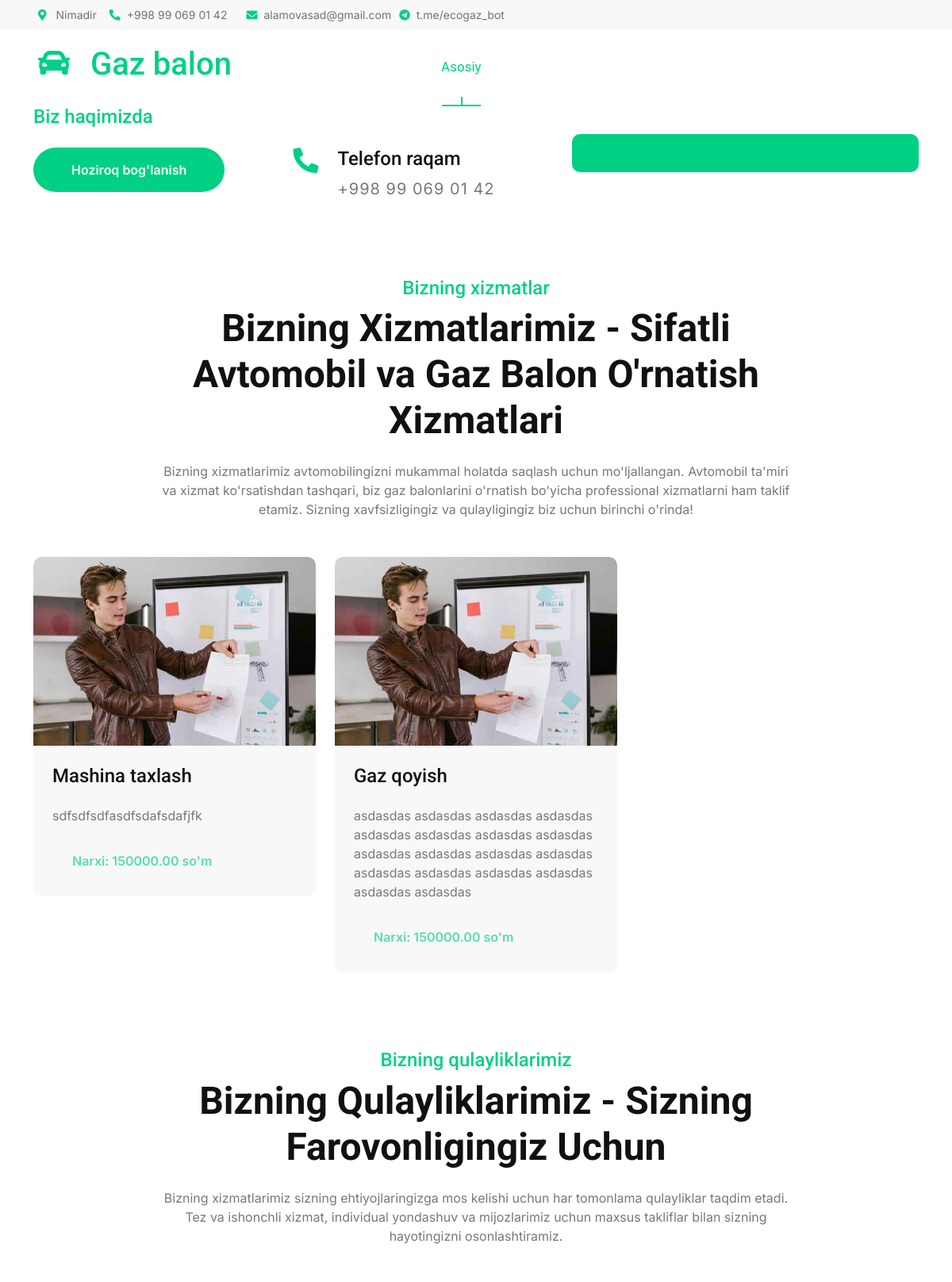
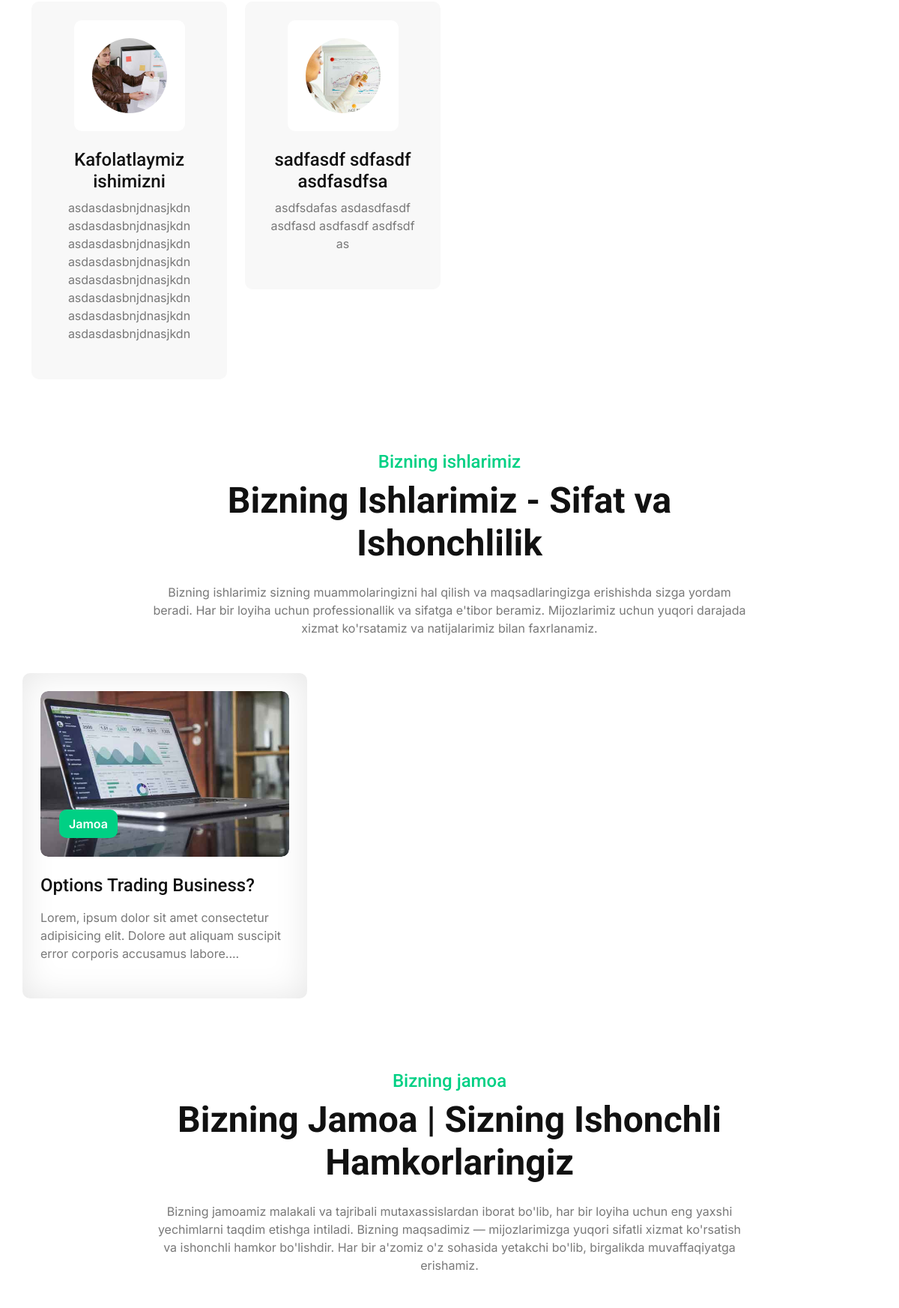
The page / (upper part) on the database its author committed (2 pictures, top to bottom).
### social_network/models.py (models this page shows, shortened)
class SiteModel(BaseModel):
    site_name = models.CharField(max_length=200, null=True, blank=True, verbose_name="Sayt nomi")
    location = models.CharField(max_length=200, null=True, blank=True, verbose_name="Servis manzili")
    email = models.EmailField(null=True, blank=True, verbose_name="Elektron pochta manzili")
    telegram_bot = models.CharField(max_length=200, null=True, blank=True, verbose_name="Telegram bot manzili")
    phone = models.CharField(max_length=200, null=True, blank=True, verbose_name="Telefon raqami")
    facebook = models.CharField(max_length=200, null=True, blank=True, verbose_name="Facebook manzili")
    instagram = models.CharField(max_length=200, null=True, blank=True, verbose_name="Instagram manzili")
    youtube = models.CharField(max_length=200, null=True, blank=True, verbose_name="Youtube manzili")
    class Meta:
        verbose_name_plural = "Sayt ma'lumotlari"
        verbose_name = "Sayt ma'lumotlari"

### services/models.py (models this page shows, shortened)
class ServiceModel(BaseModel):
    title = models.CharField(max_length=255, unique=True, verbose_name="Xizmat nomi")
    description = models.TextField(verbose_name="Xizmat haqida ma'lumot")
    image = models.ImageField(upload_to='services', verbose_name="Xizmat rasmi", validators=[validate_image])
    price = models.DecimalField(max_digits=10, decimal_places=2, verbose_name="Xizmat narxi")
    is_active = models.BooleanField(default=True, verbose_name="Faol xizmat")
    class Meta:
        verbose_name_plural = "Xizmatlarimiz"
        verbose_name = "Xizmat"

class FeatureModel(BaseModel):
    title = models.CharField(max_length=255, unique=True, verbose_name="Qulaylik nomi")
    description = models.TextField(verbose_name="Qulaylik haqida ma'lumot")
    image = models.ImageField(upload_to='features', verbose_name="Qulaylik rasmi")
    is_active = models.BooleanField(default=True, verbose_name="Faol xususiyat")
    class Meta:
        verbose_name_plural = "Qulayliklarimiz"
        verbose_name = "Qulaylik"

### home/views.py (the view)
# urls.py: path('', HomeView.as_view(), name='home'),
class HomeView(BaseView):
    def get(self, request):
        context = self.get_context_data()
        about = AboutUsModel.objects.all()
        service = ServiceModel.objects.filter(is_active=True)
        featured_service = FeatureModel.objects.filter(is_active=True)
        works = WorkModel.objects.filter(is_active=True)
        team = TeamModel.objects.all()
        review = ReviewModel.objects.all()
        context['services'] = service
        context['about'] = about
        context['featured_service'] = featured_service
        context['works'] = works
        context['teams'] = team
        context['reviews'] = review
        return render(request, 'index.html', context)

### templates/index.html (shortened to what this page needs)
{% extends "layouts/base/base.html" %}
{% load static %}
{% block content %}
    <div class="container-fluid about py-5">
        <div class="container py-5">
            <div class="row g-5 align-items-center">
                <div class="col-xl-7 wow fadeInLeft" data-wow-delay="0.2s">
                    <div>
                        <h4 class="text-primary">Biz haqimizda</h4>
                        <div class="row g-4">
                            <div class="col-sm-6">
                                <a href="tel://{{ site_information.0.phone }}"
                                   class="btn btn-primary rounded-pill py-3 px-5 flex-shrink-0">Hoziroq bog'lanish</a>
                            </div>
                            <div class="col-sm-6">
                                <div class="d-flex">
                                    <i class="fas fa-phone-alt fa-2x text-primary me-4"></i>
                                    <div>
                                        <h4>Telefon raqam</h4>
                                        <p class="mb-0 fs-5"
                                           style="letter-spacing: 1px;">{{ site_information.0.phone }}</p>
                                    </div>
                                </div>
                            </div>
                        </div>
                    </div>
                </div>
                <div class="col-xl-5 wow fadeInRight" data-wow-delay="0.2s">
                    <div class="bg-primary rounded position-relative overflow-hidden">
                        <div class="rounded-bottom">
                        </div>
                    </div>
                </div>
            </div>
        </div>
    </div>
    <div class="container-fluid service pb-5">
        <div class="container pb-5">
            <div class="text-center mx-auto pb-5 wow fadeInUp" data-wow-delay="0.2s" style="max-width: 800px;">
                <h4 class="text-primary">Bizning xizmatlar</h4>
                <h1 class="display-5 mb-4">Bizning Xizmatlarimiz - Sifatli Avtomobil va Gaz Balon O'rnatish
                    Xizmatlari</h1>
                <p class="mb-0">Bizning xizmatlarimiz avtomobilingizni mukammal holatda saqlash uchun mo'ljallangan.
                    Avtomobil ta'miri va xizmat ko'rsatishdan tashqari, biz gaz balonlarini o'rnatish bo'yicha
                    professional xizmatlarni ham taklif etamiz. Sizning xavfsizligingiz va qulayligingiz biz uchun
                    birinchi o'rinda!
                </p>
            </div>
            <div class="row g-4">
                {% for service in services %}
                    <div class="col-md-6 col-lg-4 wow fadeInUp" data-wow-delay="0.2s">
                        <div class="service-item">
                            <div class="service-img">
                                <img src="{{ service.image.url }}" class="img-fluid rounded-top w-100"
                                     alt="Image">
                            </div>
                            <div class="rounded-bottom p-4">
                                <a href="{% url 'contact' %}" class="h4 d-inline-block mb-4">{{ service.title }}</a>
                                <p class="mb-4">
                                    {{ service.description }}
                                </p>
                                <button class="btn rounded-pill py-2 px-4 text-primary"
                                        disabled>Narxi: {{ service.price }} so'm
                                </button>
                            </div>
                        </div>
                    </div>
                {% endfor %}
            </div>
        </div>
    </div>
    <div class="container-fluid feature pb-5">
        <div class="container pb-5">
            <div class="text-center mx-auto pb-5 wow fadeInUp" data-wow-delay="0.2s" style="max-width: 800px;">
                <h4 class="text-primary">Bizning qulayliklarimiz</h4>
                <h1 class="display-5 mb-4">Bizning Qulayliklarimiz - Sizning Farovonligingiz Uchun</h1>
                <p class="mb-0">
                    Bizning xizmatlarimiz sizning ehtiyojlaringizga mos kelishi uchun har tomonlama qulayliklar taqdim
                    etadi. Tez va ishonchli xizmat, individual yondashuv va mijozlarimiz uchun maxsus takliflar bilan
                    sizning hayotingizni osonlashtiramiz.
                </p>
            </div>
            <div class="row g-4">
                {% for feature in featured_service %}
                    <div class="col-md-6 col-lg-6 col-xl-3 wow fadeInUp" data-wow-delay="0.2s">
                        <div class="feature-item p-4">
                            <div class="feature-icon p-4 mb-4">
                                <img src="{{ feature.image.url }}" alt="404"
                                     style="width: 100px; height: 100px; object-fit: cover; border-radius: 50%;">
                            </div>
                            <h4>{{ feature.title }}</h4>
                            <p class="mb-4">
                                {{ feature.description }}
                            </p>
                        </div>
                    </div>
                {% endfor %}
            </div>
        </div>
    </div>
    <div class="container-fluid blog pb-5">
        <div class="container pb-5">
            <div class="text-center mx-auto pb-5 wow fadeInUp" data-wow-delay="0.2s" style="max-width: 800px;">
                <h4 class="text-primary">Bizning ishlarimiz</h4>
                <h1 class="display-5 mb-4">Bizning Ishlarimiz - Sifat va Ishonchlilik</h1>
                <p class="mb-0">
                    Bizning ishlarimiz sizning muammolaringizni hal qilish va maqsadlaringizga erishishda sizga yordam
                    beradi. Har bir loyiha uchun professionallik va sifatga e'tibor beramiz. Mijozlarimiz uchun yuqori
                    darajada xizmat ko'rsatamiz va natijalarimiz bilan faxrlanamiz.
                </p>
            </div>
            <div class="row">
                {% if not works %}
                    <div class="blog-item p-4 col-12 col-md-6 col-lg-4">
                        <div class="blog-img mb-4">
                            <img src="{% static 'img/service-1.jpg' %}" class="img-fluid w-100 rounded" alt="">
                            <div class="blog-title">
                                <a href="#" class="btn">Jamoa</a>
                            </div>
                        </div>
                        <a href="#" class="h4 d-inline-block mb-3">Options Trading Business?</a>
                        <p class="mb-4">Lorem, ipsum dolor sit amet consectetur adipisicing elit. Dolore aut aliquam
                            suscipit error corporis accusamus labore....</p>
                    </div>
                {% endif %}
            </div>
        </div>
    </div>
    <div class="container-fluid team pb-5">
        <div class="container pb-5">
            <div class="text-center mx-auto pb-5 wow fadeInUp" data-wow-delay="0.2s" style="max-width: 800px;">
                <h4 class="text-primary">Bizning jamoa</h4>
                <h1 class="display-5 mb-4"> Bizning Jamoa | Sizning Ishonchli Hamkorlaringiz</h1>
                <p class="mb-0">
                    Bizning jamoamiz malakali va tajribali mutaxassislardan iborat bo'lib, har bir loyiha
                    uchun eng yaxshi yechimlarni taqdim etishga intiladi. Bizning maqsadimiz — mijozlarimizga yuqori
                    sifatli xizmat ko'rsatish va ishonchli hamkor bo'lishdir. Har bir a'zomiz o'z sohasida yetakchi
                    bo'lib, birgalikda muvaffaqiyatga erishamiz.
                </p>
            </div>
            <div class="row g-4">
            </div>
        </div>
    </div>
{% endblock %}

### templates/layouts/base/base.html (shortened to what this page needs)
<!DOCTYPE html>
{% load static %}
<html lang="uz">
<head>
    <link rel="stylesheet" href="https://use.fontawesome.com/releases/v5.15.4/css/all.css"/>
    <link href="https://cdn.jsdelivr.net/npm/bootstrap-icons@1.4.1/font/bootstrap-icons.css" rel="stylesheet">
    <link rel="stylesheet" href="{% static 'lib/animate/animate.min.css' %}"/>
    <link rel="stylesheet" href="{% static 'lib/lightbox/css/lightbox.min.css' %}">
    <link href="{% static 'lib/owlcarousel/assets/owl.carousel.min.css' %}" rel="stylesheet">
    <link href="{% static 'css/bootstrap.min.css' %}" rel="stylesheet">
    <link href="{% static 'css/style.css' %}" rel="stylesheet">
</head>
<body>
<div class="container-fluid topbar bg-light px-5 d-none d-lg-block p-2">
    <div class="row gx-0 align-items-center">
        <div class="col-lg-8 text-center text-lg-start mb-2 mb-lg-0">
            <div class="d-flex flex-wrap">
                <a href="#" class="text-muted small me-3"><i class="fas fa-map-marker-alt text-primary me-2"></i>
                    {{ site_information.0.location }}
                </a>
                <a href="tel://{{ site_information.0.phone }}" class="text-muted small me-4"><i
                        class="fas fa-phone-alt text-primary me-2"></i>{{ site_information.0.phone }}</a>
                <a href="mailto:{{ site_information.0.email }}" class="text-muted small me-0"><i
                        class="fas fa-envelope text-primary me-2"></i>{{ site_information.0.email }}</a>
                <a href="mailto:{{ site_information.0.email }}" class="text-muted small me-0"
                   style="margin-left: 10px;"><i
                        class="fab fa-telegram text-primary me-2"></i>{{ site_information.0.telegram_bot }}</a>
            </div>
        </div>
    </div>
</div>
<div class="container-fluid position-relative p-0">
    <nav class="navbar navbar-expand-lg navbar-light px-4 px-lg-5 py-lg-0">
        <a href="" class="navbar-brand p-0">
            <h1 class="text-primary"><i class="fas fa-car me-3"></i>{% if not site_information %}Undefined{% else %}
                {{ site_information.0.site_name }}{% endif %}</h1>
        </a>
        <div class="collapse navbar-collapse" id="navbarCollapse">
            <div class="navbar-nav ms-auto py-0">
                <div class="navbar-nav ms-auto py-0">
                    <a href="{% url 'home' %}"
                       class="nav-item nav-link {% if request.resolver_match.url_name == 'home' %}active{% endif %}">Asosiy</a>
                    <a href="{% url 'about' %}"
                       class="nav-item nav-link {% if request.resolver_match.url_name == 'about' %}active{% endif %}">Biz
                        haqimizda</a>
                    <a href="{% url 'services' %}"
                       class="nav-item nav-link {% if request.resolver_match.url_name == 'services' %}active{% endif %}">Xizmatlarimiz</a>
                    <a href="{% url 'works' %}"
                       class="nav-item nav-link {% if request.resolver_match.url_name == 'works' %}active{% endif %}">Bizning
                        ishlarimiz</a>
                    <a href="{% url 'contact' %}"
                       class="nav-item nav-link {% if request.resolver_match.url_name == 'contact' %}active{% endif %}">Bog'lanish</a>
                </div>
            </div>
        </div>
    </nav>
</div>
{% block content %}
{% endblock content %}
</body>
</html>

### rows shown on the page
SiteModel: location "Nimadir", phone "+998 99 069 01 42", email "alamovasad@gmail.com", telegram_bot "t.me/ecogaz_bot", site_name "Gaz balon"
ServiceModel: image (picture), title "Mashina taxlash", description "sdfsdfsdfasdfsdafsdafjfk", price "150000.00"
ServiceModel: image (picture), title "Gaz qoyish", description "asdasdas asdasdas asdasdas asdasdas asdasdas asdasdas asdasdas asdasdas asdasdas asdasdas asdasdas asdasdas asdasdas asdasdas asdasdas asdasdas asdasdas asdasdas", price "150000.00"
FeatureModel: image (picture), title "Kafolatlaymiz ishimizni", description "asdasdasbnjdnasjkdn asdasdasbnjdnasjkdn asdasdasbnjdnasjkdn asdasdasbnjdnasjkdn asdasdasbnjdnasjkdn asdasdasbnjdnasjkdn asdasdasbnjdnasjkdn asdasdasbnjdnasjkdn"
FeatureModel: image (picture), title "sadfasdf sdfasdf asdfasdfsa", description "asdfsdafas asdasdfasdf asdfasd asdfasdf asdfsdf as"
